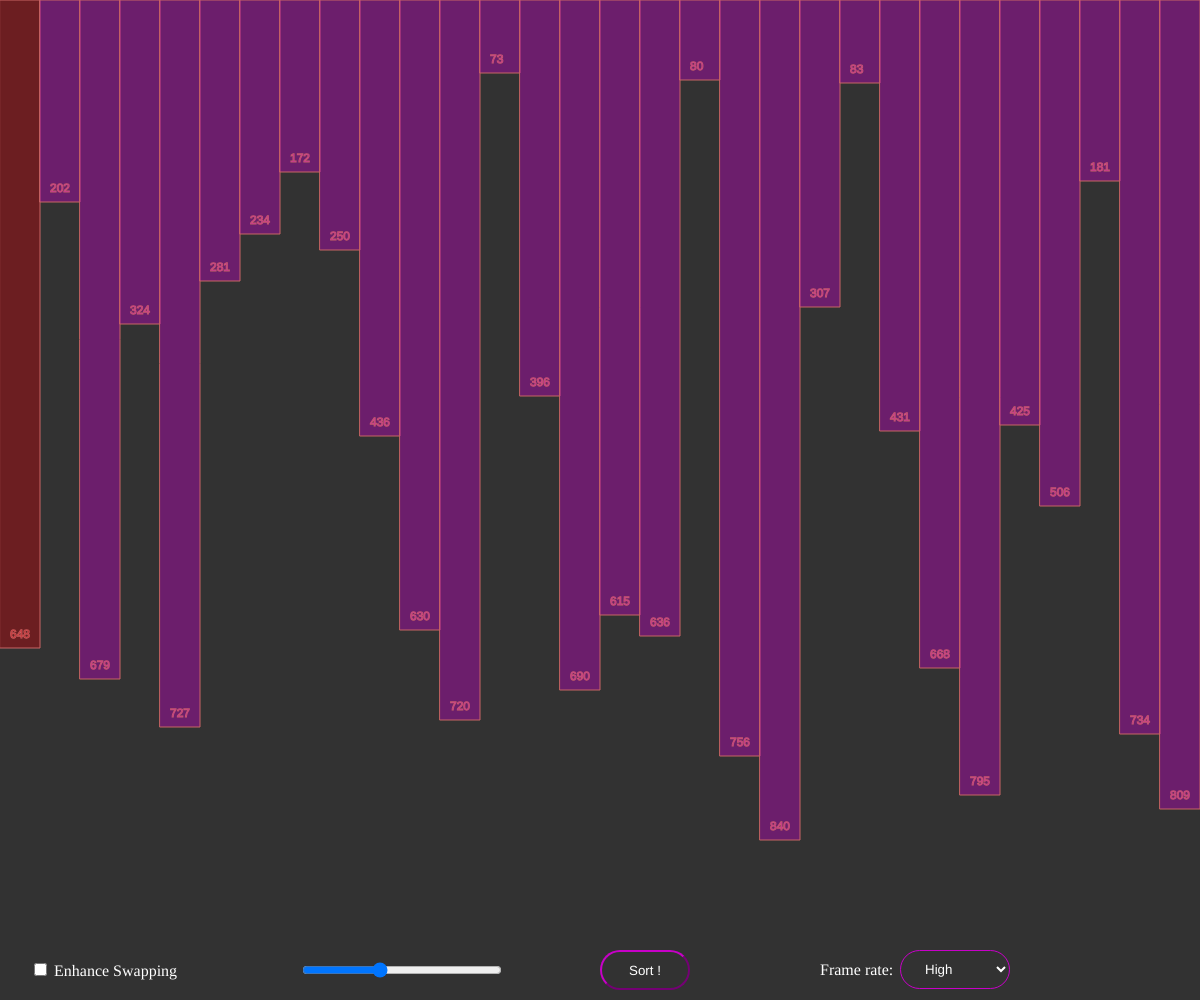
Frame 1 (no input)
Frame 60 (no input): identical to frame 1, image omitted
Frame 120 (the mouse pressed at the canvas centre since frame 60): identical to frame 1, image omitted

The p5.js sketch that drew this single still picture (run headless with seeded random() and noise() and a simulated clock; from frame 60 on, the mouse is pressed at the canvas centre):

// p5.js sketch
// ── sketch.js
let index_i_select = 0;
let index_j = 1;

let size = 40; // size of the bars (40 or greater displays numbers)
let apply_sleep = false; // enhances swap animation at low fr
let fr = 300; // 1 - slowest, 300 - fastest

let array = [];
let sorted = false;

let startSorting = false;

let slider;
let sortButton;
let selectFR;
let swapCheckbox;

const createArray = (windowWidth, size) => {
  array = [];
  for (let i = 0; i < Math.floor(windowWidth / size); i++)
    array[i] = Math.floor(random(20, height - 100));
};

function setup() {
  createCanvas(windowWidth, windowHeight);
  createArray(windowWidth, size);
  frameRate(fr);

  swapCheckbox = createCheckbox("  Enhance Swapping", false);
  swapCheckbox.position(30, windowHeight - 40);
  swapCheckbox.style("color: white;");
  swapCheckbox.changed(() => {
    // Follow the box both ways - assigning `true` here meant unticking it
    // could never turn the slow-motion animation back off.
    apply_sleep = swapCheckbox.checked();
  });

  sortButton = createButton("Sort !");
  sortButton.position(windowWidth / 2, windowHeight - 50);
  sortButton.size(90, 40);
  sortButton.style(
    "background-color : transparent; color : white; outline: none; border-color: rgb(200, 0, 200, 100); border-radius: 20px"
  );

  slider = createSlider(3, 100, 40, 0);
  slider.position(windowWidth / 4, windowHeight - 40);
  slider.style("width: 200px; background: rgba(200, 0, 200, 100);");

  speedtext = createP("Frame rate: ");
  speedtext.position((2.8 * windowWidth - 80) / 4, windowHeight - 55);
  speedtext.style("color: white");

  selectFR = createSelect();
  selectFR.style(
    "background : transparent; color : white; outline: none; border-color: rgb(200, 0, 200, 100); border-radius: 20px; padding-right: 20px; padding-left: 20px; padding-top: 10px; padding-bottom: 10px"
  );
  selectFR.position((3 * windowWidth) / 4, windowHeight - 50);
  selectFR.option("High");
  selectFR.option("Medium");
  selectFR.option("Low");

  selectFR.changed(() => {
    if (selectFR.value() === "High") fr = 300;
    else if (selectFR.value() === "Medium") fr = 10;
    else fr = 1;
  });

  sortButton.mousePressed(() => {
    startSorting = true;
    sortButton.style("color : grey; border-color: grey;");
    sortButton.attribute("disabled", true);
    slider.attribute("disabled", true);
    swapCheckbox.attribute("disabled", true);
  });
}

const sleep = () =>
  new Promise((resolve, _reject) => {
    setTimeout(function () {
      resolve("Have a nap.");
    }, 1250);
  });

async function draw() {
  background(50);
  frameRate(fr);

  let change = slider.value();
  if (change !== size) {
    size = change;
    createArray(windowWidth, change);
  }

  for (let i = 0; i < array.length; i++) {
    stroke(200, 100, 100);
    fill(200, 0, 200, 100);

    if (i === index_i_select) {
      fill(200, 0, 10, 100);
    }
    rect(i * size, 0, size, array[i]);
    if (size >= 40) text(array[i], i * size + size / 4, array[i] - 10);
  }

  if (startSorting) {
    if (apply_sleep) await sleep();

    // SELECTION SORT

    if (index_i_select < array.length - 1) {
      let min_idx = index_i_select;

      for (j = index_i_select + 1; j < array.length; j++)
        if (array[j] < array[min_idx]) min_idx = j;

      clear();
      background(50);
      for (let i = 0; i < array.length; i++) {
        stroke(200, 100, 100);
        fill(200, 0, 200, 100);

        if (i === index_i_select) {
          fill(200, 0, 10, 100);
        }
        if (i === min_idx) {
          fill(100, 100, 0, 0);
        }
        rect(i * size, 0, size, array[i]);
        if (size >= 40) text(array[i], i * size + size / 4, array[i] - 10);
      }

      let tmp;
      tmp = array[min_idx];
      array[min_idx] = array[index_i_select];
      array[index_i_select] = tmp;

      clear();
      background(50);
      for (let i = 0; i < array.length; i++) {
        stroke(200, 100, 100);
        fill(200, 0, 200, 100);

        if (i === min_idx) {
          fill(100, 100, 0, 0);
        }
        if (i === index_i_select) {
          fill(200, 0, 10, 100);
        }
        rect(i * size, 0, size, array[i]);
        if (size >= 40) text(array[i], i * size + size / 4, array[i] - 10);
      }

      index_i_select++;
    } else {
      sorted = true;
    }

    if (sorted) {
      console.log("Sorted!");
      noLoop();
      return;
    }
  }
}
